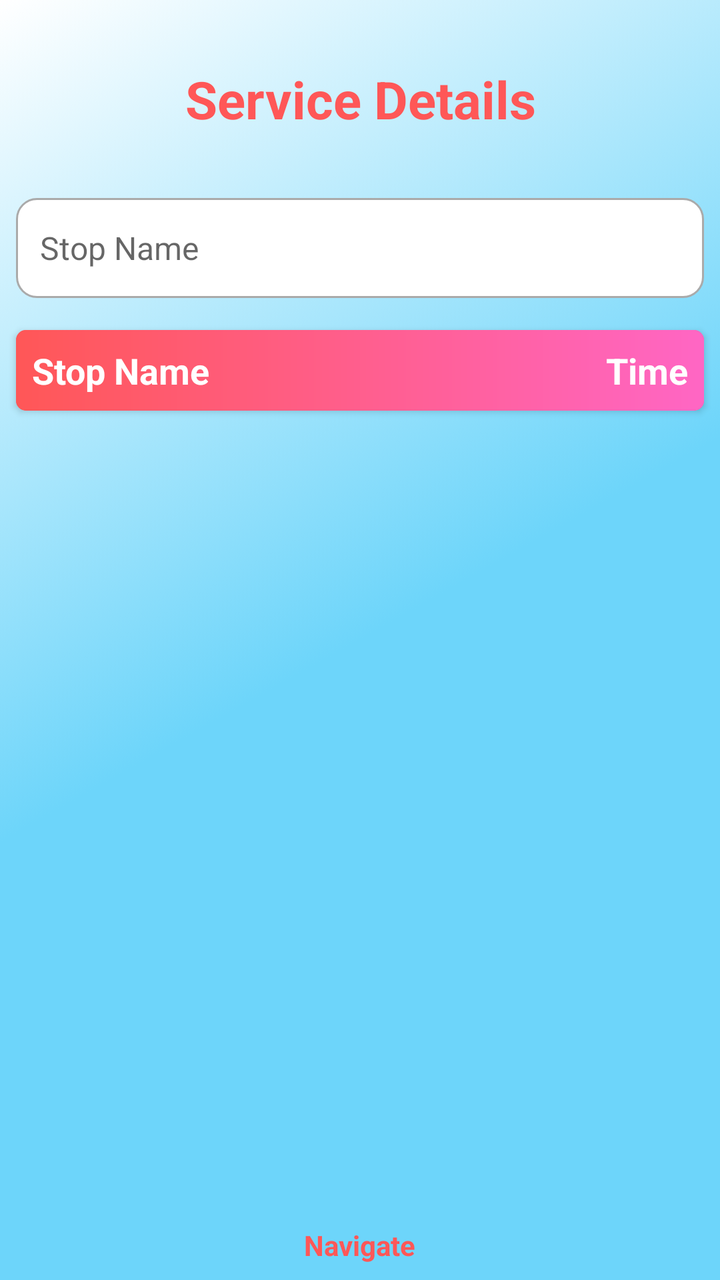
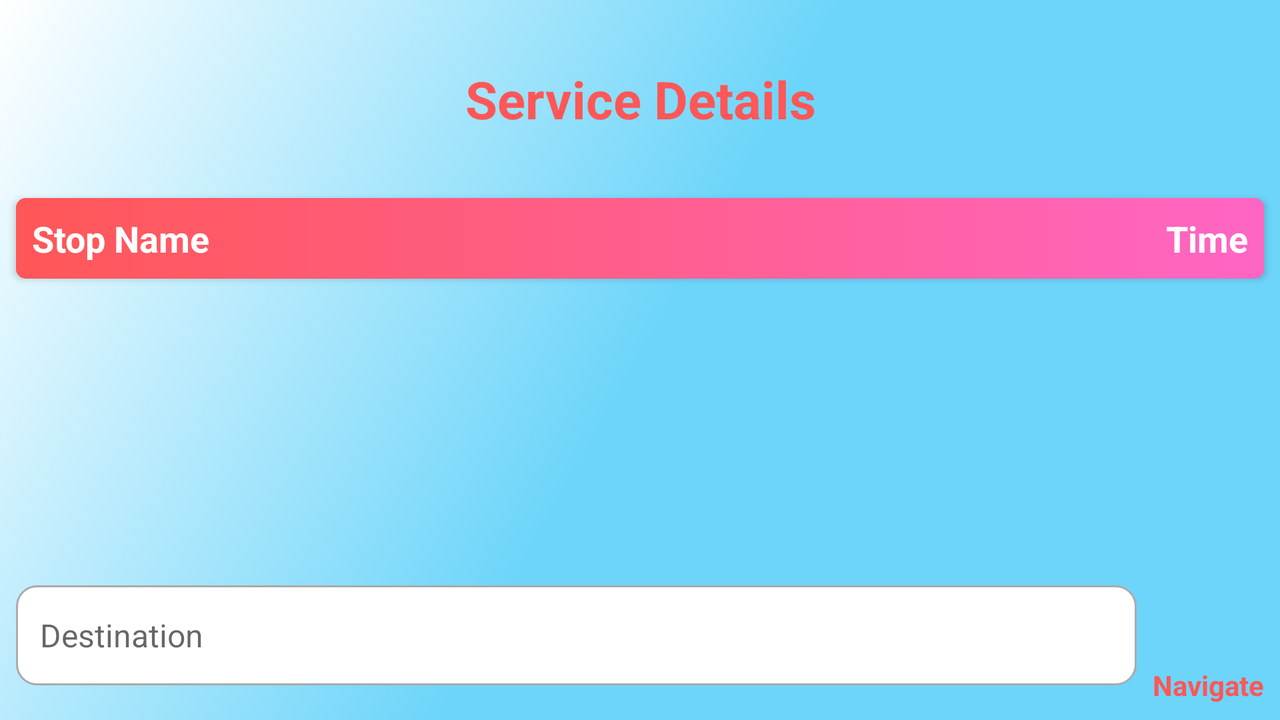

Compare how this app lays out the same screen by default and in its alternative resource folder. The renders come first, then the two layout files and the values they reference.
<!-- AndroidManifest.xml: application theme AppTheme -->
<!-- res/layout/activity_service_details.xml -->
<?xml version="1.0" encoding="utf-8"?>
<RelativeLayout xmlns:android="http://schemas.android.com/apk/res/android"
    xmlns:app="http://schemas.android.com/apk/res-auto"
    xmlns:tools="http://schemas.android.com/tools"
    android:id="@+id/layout"
    android:layout_width="match_parent"
    android:layout_height="match_parent"
    android:background="@drawable/gradient_animation"
    tools:context=".ServiceDetailsActivity">

    <TextView
        android:id="@+id/txtTitle"
        android:layout_width="match_parent"
        android:layout_height="wrap_content"
        android:layout_marginTop="32dp"
        android:gravity="center"
        android:text="Service Details"
        android:textColor="@color/colorPrimary"
        android:textSize="26sp"
        android:textStyle="bold"
        android:visibility="visible" />

    <EditText
        android:id="@+id/txtSearch"
        android:layout_width="match_parent"
        android:layout_height="50dp"
        android:layout_below="@+id/txtTitle"
        android:layout_marginTop="32sp"
        android:layout_marginStart="8dp"
        android:layout_marginEnd="8dp"
        android:background="@drawable/custom_input"
        android:drawableStart="@drawable/custom_location_icon"
        android:drawablePadding="12dp"
        android:paddingStart="12dp"
        android:paddingEnd="12dp"
        android:textSize="16sp"
        android:inputType="textCapWords"
        android:ems="10"
        android:hint="Stop Name"/>

    <androidx.cardview.widget.CardView
        android:id="@+id/cardView"
        android:layout_width="match_parent"
        android:layout_height="wrap_content"
        android:layout_below="@+id/txtSearch"
        android:layout_marginStart="8dp"
        android:layout_marginTop="16dp"
        android:layout_marginEnd="8dp"
        app:cardCornerRadius="5dp"
        android:visibility="visible"
        app:cardBackgroundColor="@color/colorPrimary">

        <RelativeLayout
            android:layout_width="match_parent"
            android:layout_height="match_parent"
            android:padding="8dp"
            android:background="@drawable/gradient_cardview">

            <TextView
                android:layout_width="wrap_content"
                android:layout_height="wrap_content"
                android:text="Stop Name"
                android:textAppearance="@style/TextAppearance.AppCompat.Medium"
                android:textColor="@color/white"
                android:textStyle="bold" />

            <TextView
                android:layout_width="wrap_content"
                android:layout_height="wrap_content"
                android:layout_alignParentEnd="true"
                android:text="Time"
                android:textAppearance="@style/TextAppearance.AppCompat.Medium"
                android:textColor="@color/white"
                android:textStyle="bold" />

        </RelativeLayout>
    </androidx.cardview.widget.CardView>

    <androidx.recyclerview.widget.RecyclerView
        android:id="@+id/recyclerView"
        android:layout_width="match_parent"
        android:layout_height="wrap_content"
        android:layout_below="@+id/cardView"
        android:layout_above="@+id/bottom_layout"
        android:layout_marginBottom="8dp"
        android:visibility="visible"
        tools:listitem="@layout/service_details_item" />

    <TextView
        android:id="@+id/txt_no_results"
        android:layout_width="match_parent"
        android:layout_height="wrap_content"
        android:text="No results found"
        android:layout_centerInParent="true"
        android:textAlignment="center"
        android:textAppearance="@style/TextAppearance.AppCompat.Large"
        android:textColor="@color/colorPrimary"
        android:textStyle="bold"
        android:visibility="gone"/>

    <androidx.constraintlayout.widget.ConstraintLayout
        android:id="@+id/bottom_layout"
        android:layout_width="wrap_content"
        android:layout_height="wrap_content"
        android:layout_alignParentBottom="true"
        android:layout_centerHorizontal="true"
        android:layout_margin="8dp">

        <Button
            android:id="@+id/btnNavigate"
            android:layout_width="50dp"
            android:layout_height="50dp"
            android:background="@drawable/ic_navigation"
            app:layout_constraintTop_toTopOf="parent"
            app:layout_constraintStart_toStartOf="@+id/txt_navigate"
            app:layout_constraintEnd_toEndOf="@id/txt_navigate"
            app:layout_constraintBottom_toTopOf="@id/txt_navigate"/>

        <TextView
            android:layout_width="wrap_content"
            android:layout_height="wrap_content"
            android:text="Navigate"
            android:textColor="@color/colorPrimary"
            android:textStyle="bold"
            android:id="@+id/txt_navigate"
            app:layout_constraintStart_toStartOf="parent"
            app:layout_constraintEnd_toEndOf="parent"
            app:layout_constraintBottom_toBottomOf="parent"/>

    </androidx.constraintlayout.widget.ConstraintLayout>

</RelativeLayout>
<!-- res/layout/service_details_item.xml (included above) -->
<?xml version="1.0" encoding="utf-8"?>
<androidx.cardview.widget.CardView xmlns:android="http://schemas.android.com/apk/res/android"
    android:layout_width="match_parent"
    android:layout_height="wrap_content"
    android:layout_marginStart="8dp"
    android:layout_marginTop="8dp"
    android:layout_marginEnd="8dp">

    <RelativeLayout
        android:layout_width="wrap_content"
        android:layout_height="wrap_content"
        android:padding="8dp">

        <TextView
            android:id="@+id/txtStopName"
            android:layout_width="wrap_content"
            android:layout_height="wrap_content"
            android:text="Stop Name"
            android:textAppearance="@style/TextAppearance.AppCompat.Medium"
            android:textColor="@android:color/holo_red_light" />

        <TextView
            android:id="@+id/txtTime"
            android:layout_width="wrap_content"
            android:layout_height="wrap_content"
            android:layout_alignParentEnd="true"
            android:text="Time"
            android:textAppearance="@style/TextAppearance.AppCompat.Medium"
            android:textColor="@android:color/holo_red_light" />

    </RelativeLayout>

</androidx.cardview.widget.CardView>
<!-- resources referenced by this layout -->
<resources>
  <color name="colorPrimary">#FF5757</color>
  <color name="white">#FFFF</color>
  <!-- drawable custom_input (drawable) -->
  <?xml version="1.0" encoding="utf-8"?>
  <selector xmlns:android="http://schemas.android.com/apk/res/android">
  
      <item android:state_enabled="true" android:state_focused="true">
  
          <shape android:shape="rectangle">
  
              <solid android:color="@android:color/white"/>
              <corners android:radius="10dp"/>
              <stroke android:color="@color/colorPrimary" android:width="1dp"/>
  
          </shape>
  
      </item>
  
      <item android:state_enabled="true">
  
          <shape android:shape="rectangle">
  
              <solid android:color="@android:color/white"/>
              <corners android:radius="10dp"/>
              <stroke android:color="@android:color/darker_gray" android:width="1dp"/>
  
          </shape>
  
      </item>
  
  </selector>
  <!-- drawable gradient_animation (drawable) -->
  <?xml version="1.0" encoding="utf-8"?>
  <animation-list xmlns:android="http://schemas.android.com/apk/res/android">
  
      <item
          android:drawable="@drawable/gradient_start"
          android:duration="2500" />
  
      <item
          android:drawable="@drawable/gradient_center"
          android:duration="2500" />
  
      <item
          android:drawable="@drawable/gradient_end"
          android:duration="2500" />
  
  </animation-list>
  <!-- drawable gradient_cardview (drawable) -->
  <?xml version="1.0" encoding="utf-8"?>
  <shape xmlns:android="http://schemas.android.com/apk/res/android" android:shape="rectangle">
  
      <gradient
          android:startColor="@color/colorAccent"
          android:endColor="@color/colorPrimary"
          android:type="linear"
          android:angle="180"/>
  
  </shape>
  <style name="AppTheme" parent="Theme.MaterialComponents.Light.NoActionBar">
          
          <item name="colorPrimary">#FF5757</item>
          <item name="colorPrimaryDark">@color/colorTransparent</item>
          <item name="colorAccent">#FF66C4</item>
          <item name="android:windowFullscreen">true</item>
      </style>
  <!-- drawable gradient_start (drawable) -->
  <?xml version="1.0" encoding="utf-8"?>
  <shape xmlns:android="http://schemas.android.com/apk/res/android"
      android:shape="rectangle">
  
      <gradient
          android:angle="135"
          android:centerColor="@color/colorCenter"
          android:endColor="@color/colorEnd"
          android:startColor="@color/colorStart"
          android:type="linear" />
  
  </shape>
  <!-- drawable gradient_center (drawable-v24) -->
  <?xml version="1.0" encoding="utf-8"?>
  <shape xmlns:android="http://schemas.android.com/apk/res/android"
      android:shape="rectangle">
  
      <gradient
          android:angle="135"
          android:centerColor="@color/colorEnd"
          android:endColor="@color/colorStart"
          android:startColor="@color/colorCenter"
          android:type="linear" />
  
  </shape>
  <!-- drawable gradient_end (drawable-v24) -->
  <?xml version="1.0" encoding="utf-8"?>
  <shape xmlns:android="http://schemas.android.com/apk/res/android"
      android:shape="rectangle">
  
      <gradient
          android:angle="135"
          android:centerColor="@color/colorStart"
          android:endColor="@color/colorCenter"
          android:startColor="@color/colorEnd"
          android:type="linear" />
  
  </shape>
  <color name="colorAccent">#FF66C4</color>
  <color name="colorTransparent">#00FFFFFF</color>
  <color name="colorCenter">#6DD5FA</color>
  <color name="colorEnd">#FFFFFF</color>
  <color name="colorStart">#6DD5FA</color>
</resources>
<!-- res/layout-land/activity_service_details.xml (the repository's variant of the layout above) -->
<!-- drawn on the phone turned sideways -->
<?xml version="1.0" encoding="utf-8"?>
<RelativeLayout xmlns:android="http://schemas.android.com/apk/res/android"
    xmlns:app="http://schemas.android.com/apk/res-auto"
    xmlns:tools="http://schemas.android.com/tools"
    android:id="@+id/layout"
    android:layout_width="match_parent"
    android:layout_height="match_parent"
    android:background="@drawable/gradient_animation"
    tools:context=".ServiceDetailsActivity">

    <TextView
        android:id="@+id/txtTitle"
        android:layout_width="match_parent"
        android:layout_height="wrap_content"
        android:layout_marginTop="32dp"
        android:gravity="center"
        android:text="Service Details"
        android:textColor="@color/colorPrimary"
        android:textSize="26sp"
        android:textStyle="bold"
        android:visibility="visible" />

    <androidx.cardview.widget.CardView
        android:id="@+id/cardView"
        android:layout_width="match_parent"
        android:layout_height="wrap_content"
        android:layout_below="@+id/txtTitle"
        android:layout_marginStart="8dp"
        android:layout_marginTop="32dp"
        android:layout_marginEnd="8dp"
        app:cardCornerRadius="5dp"
        android:visibility="visible"
        app:cardBackgroundColor="@color/colorPrimary">

        <RelativeLayout
            android:layout_width="match_parent"
            android:layout_height="match_parent"
            android:padding="8dp"
            android:background="@drawable/gradient_cardview">

            <TextView
                android:layout_width="wrap_content"
                android:layout_height="wrap_content"
                android:text="Stop Name"
                android:textAppearance="@style/TextAppearance.AppCompat.Medium"
                android:textColor="@color/white"
                android:textStyle="bold" />

            <TextView
                android:layout_width="wrap_content"
                android:layout_height="wrap_content"
                android:layout_alignParentEnd="true"
                android:text="Time"
                android:textAppearance="@style/TextAppearance.AppCompat.Medium"
                android:textColor="@color/white"
                android:textStyle="bold" />

        </RelativeLayout>
    </androidx.cardview.widget.CardView>

    <androidx.recyclerview.widget.RecyclerView
        android:id="@+id/recyclerView"
        android:layout_width="match_parent"
        android:layout_height="wrap_content"
        android:layout_below="@+id/cardView"
        android:layout_above="@+id/bottom_layout"
        android:layout_marginBottom="8dp"
        android:visibility="visible"
        tools:listitem="@layout/service_details_item" />

    <TextView
        android:id="@+id/txt_no_results"
        android:layout_width="match_parent"
        android:layout_height="wrap_content"
        android:text="No results found"
        android:layout_centerInParent="true"
        android:textAlignment="center"
        android:textAppearance="@style/TextAppearance.AppCompat.Large"
        android:textColor="@color/colorPrimary"
        android:textStyle="bold"
        android:visibility="gone"/>

    <androidx.constraintlayout.widget.ConstraintLayout
        android:id="@+id/bottom_layout"
        android:layout_width="match_parent"
        android:layout_height="wrap_content"
        android:layout_alignParentBottom="true"
        android:layout_centerHorizontal="true"
        android:layout_marginStart="8dp"
        android:layout_marginTop="8dp"
        android:layout_marginEnd="8dp"
        android:layout_marginBottom="8dp">

        <Button
            android:id="@+id/btnNavigate"
            android:layout_width="50dp"
            android:layout_height="50dp"
            android:background="@drawable/ic_navigation"
            app:layout_constraintBottom_toTopOf="@id/txt_navigate"
            app:layout_constraintEnd_toEndOf="@id/txt_navigate"
            app:layout_constraintStart_toStartOf="@+id/txt_navigate"
            app:layout_constraintTop_toTopOf="parent" />

        <TextView
            android:id="@+id/txt_navigate"
            android:layout_width="wrap_content"
            android:layout_height="wrap_content"
            android:text="Navigate"
            android:textColor="@color/colorPrimary"
            android:textStyle="bold"
            app:layout_constraintBottom_toBottomOf="parent"
            app:layout_constraintEnd_toEndOf="parent" />

        <EditText
            android:id="@+id/txtSearch"
            android:layout_width="0dp"
            android:layout_height="50dp"
            android:layout_marginEnd="8dp"
            android:background="@drawable/custom_input"
            android:drawableStart="@drawable/custom_location_icon"
            android:drawablePadding="12dp"
            android:ems="10"
            android:hint="Destination"
            android:imeOptions="flagNoExtractUi"
            android:inputType="textCapWords"
            android:paddingStart="12dp"
            android:paddingEnd="12dp"
            android:textSize="16sp"
            app:layout_constraintBottom_toBottomOf="@+id/txt_navigate"
            app:layout_constraintEnd_toStartOf="@+id/txt_navigate"
            app:layout_constraintStart_toStartOf="parent"
            app:layout_constraintTop_toTopOf="@+id/btnNavigate" />

    </androidx.constraintlayout.widget.ConstraintLayout>

</RelativeLayout>
